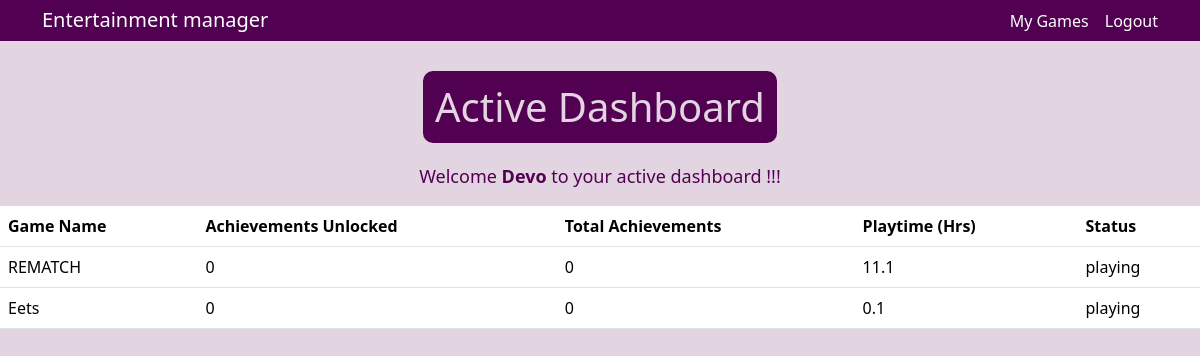
Page / (signed in) on the earlier database version.
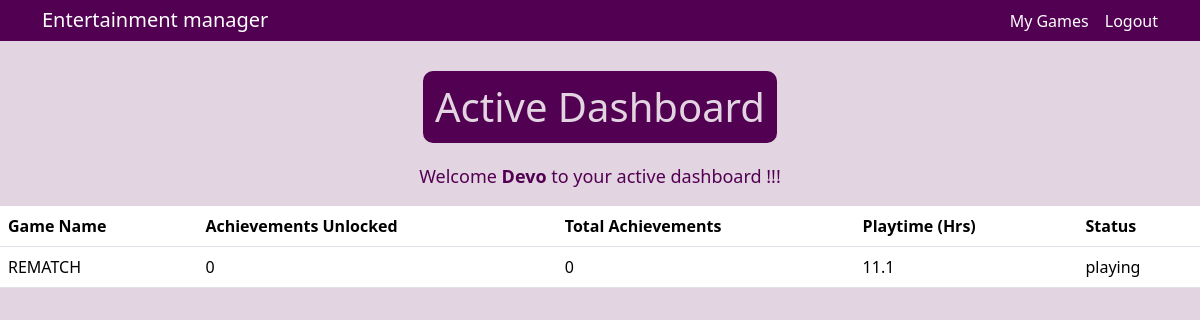
Same page on the later database version.
### tables this page shows
CREATE TABLE steam_games (
id INTEGER PRIMARY KEY AUTOINCREMENT,
user_id INTEGER,
game_appid INTEGER,
game_name TEXT NOT NULL,
playtime_forever INTEGER,
img_icon_url TEXT,
status TEXT DEFAULT 'Backlog',
achievements_unlocked INTEGER DEFAULT 0,
achievements_total INTEGER DEFAULT 0,
FOREIGN KEY(user_id) REFERENCES users(id)
);

### app.py (the view)
@app.route("/")
@login_required
def index():
    user_data = db.execute("SELECT username FROM users WHERE id = ?", session["user_id"])
    current_username = user_data[0]["username"]
    games_list = db.execute(
        "SELECT game_appid, game_name, playtime_forever, img_icon_url, achievements_unlocked, achievements_total, status "
        "FROM steam_games WHERE user_id = ? ORDER BY playtime_forever DESC",
        session["user_id"]
    )
    return render_template("dashboard.html", username=current_username, games=games_list)

### app.py (called while the page is built)
@app.after_request
def after_request(response):
    response.headers["Cache-Control"] = "no-cache, no-store, must-revalidate"
    response.headers["Expires"] = 0
    response.headers["Pragma"] = "no-cache"
    return response

### helpers.py (called while the page is built)
def login_required(f):
    @wraps(f)
    def decorated_function(*args, **kwargs):
        if session.get("user_id") is None:
            return redirect("/login")
        return f(*args, **kwargs)
    return decorated_function

### templates/dashboard.html (shortened to what this page needs)
{% extends 'layout.html' %}
{% block nav %}
    <div class="d-flex gap-3">
        <a class="nav-link text-white" href="/games">My Games</a>
        <a class="nav-link text-white" href="/logout">Logout</a>
    </div>
{% endblock %}
{% block content %}
    <div class="contain">
        <div class="header">
            <h1>Active Dashboard</h1>
        </div>
        <div class="content">
            <p>Welcome <b>{{username}}</b> to your active dashboard !!!</p>
        </div>
    </div>
    <div>
        <table class="table">
            <thead>
                <tr>
                    <th scope="col">Game Name</th>
                    <th scope="col">Achievements Unlocked</th>
                    <th scope="col">Total Achievements</th>
                    <th scope="col">Playtime (Hrs)</th>
                    <th scope="col">Status</th>
                </tr>
            </thead>
            <tbody>
                {% for game in games %}
                    {% if game.status == 'playing' %}
                    <tr>
                        <td>{{ game.game_name }}</td>
                        <td>{{ game.achievements_unlocked }}</td>
                        <td>{{ game.achievements_total }}</td>
                        <td>{{ game.playtime_forever }}</td>
                        <td>{{ game.status }}</td>
                    </tr>
                    {% endif %}
                {% endfor %}
            </tbody>
        </table>
    </div>
{% endblock %}

Differences in the rows shown:
no longer on this page (row edited): steam_games: game_name "Eets", achievements_unlocked "0", achievements_total "0", playtime_forever "0.1", status "playing"
